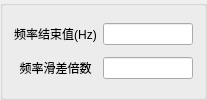
      <widget class="QGroupBox" name="m_groupBox5_8">
       <property name="title">
        <string/>
       </property>
       <layout class="QGridLayout" name="gridLayout_5">
        <item row="0" column="0">
         <widget class="QLabel" name="m_LabFend1">
          <property name="font">
           <font>
            <pointsize>9</pointsize>
           </font>
          </property>
          <property name="text">
           <string>频率结束值(Hz)</string>
          </property>
          <property name="alignment">
           <set>Qt::AlignCenter</set>
          </property>
         </widget>
        </item>
        <item row="0" column="1">
         <widget class="QLineEdit" name="m_EditFend1">
          <property name="minimumSize">
           <size>
            <width>90</width>
            <height>0</height>
           </size>
          </property>
          <property name="maximumSize">
           <size>
            <width>90</width>
            <height>16777215</height>
           </size>
          </property>
          <property name="font">
           <font>
            <pointsize>9</pointsize>
           </font>
          </property>
         </widget>
        </item>
        <item row="1" column="0">
         <widget class="QLabel" name="m_Labdvdt1Rate">
          <property name="font">
           <font>
            <pointsize>9</pointsize>
           </font>
          </property>
          <property name="text">
           <string>频率滑差倍数</string>
          </property>
          <property name="alignment">
           <set>Qt::AlignCenter</set>
          </property>
         </widget>
        </item>
        <item row="1" column="1">
         <widget class="QLineEdit" name="m_Editdvdt1Rate">
          <property name="minimumSize">
           <size>
            <width>90</width>
            <height>0</height>
           </size>
          </property>
          <property name="maximumSize">
           <size>
            <width>90</width>
            <height>16777215</height>
           </size>
          </property>
          <property name="font">
           <font>
            <pointsize>9</pointsize>
           </font>
          </property>
         </widget>
        </item>
       </layout>
      </widget>
